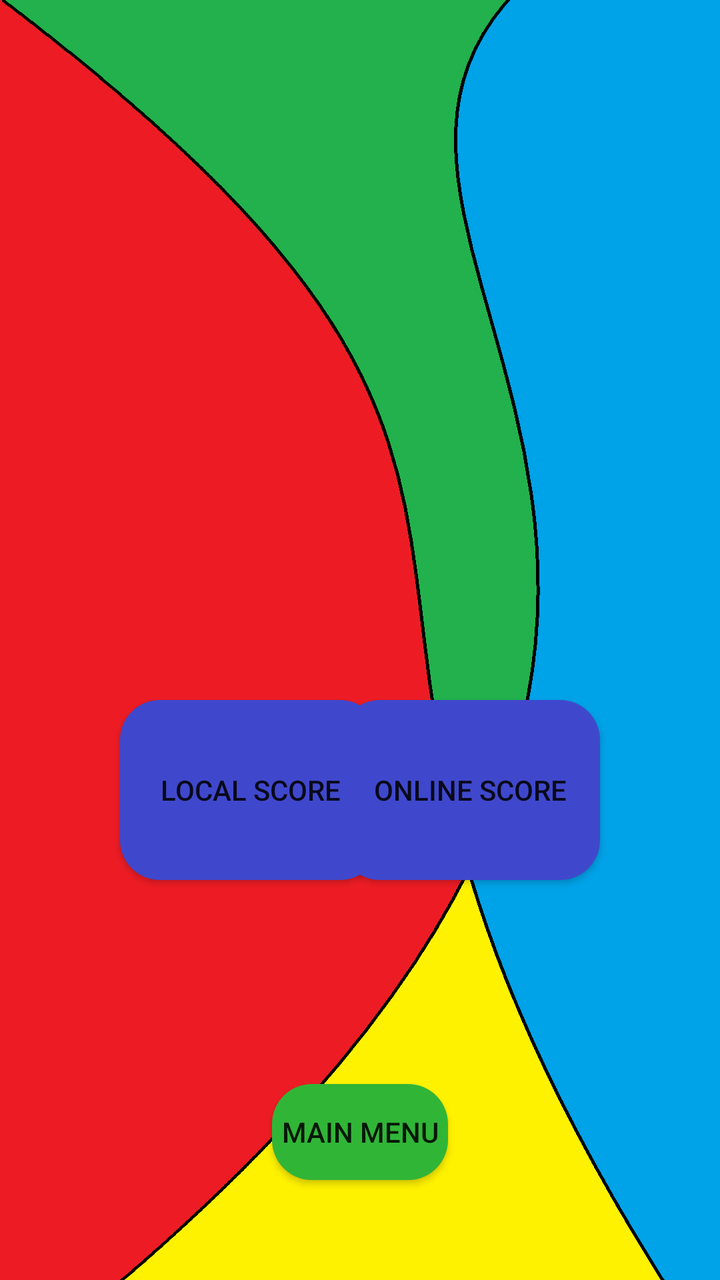
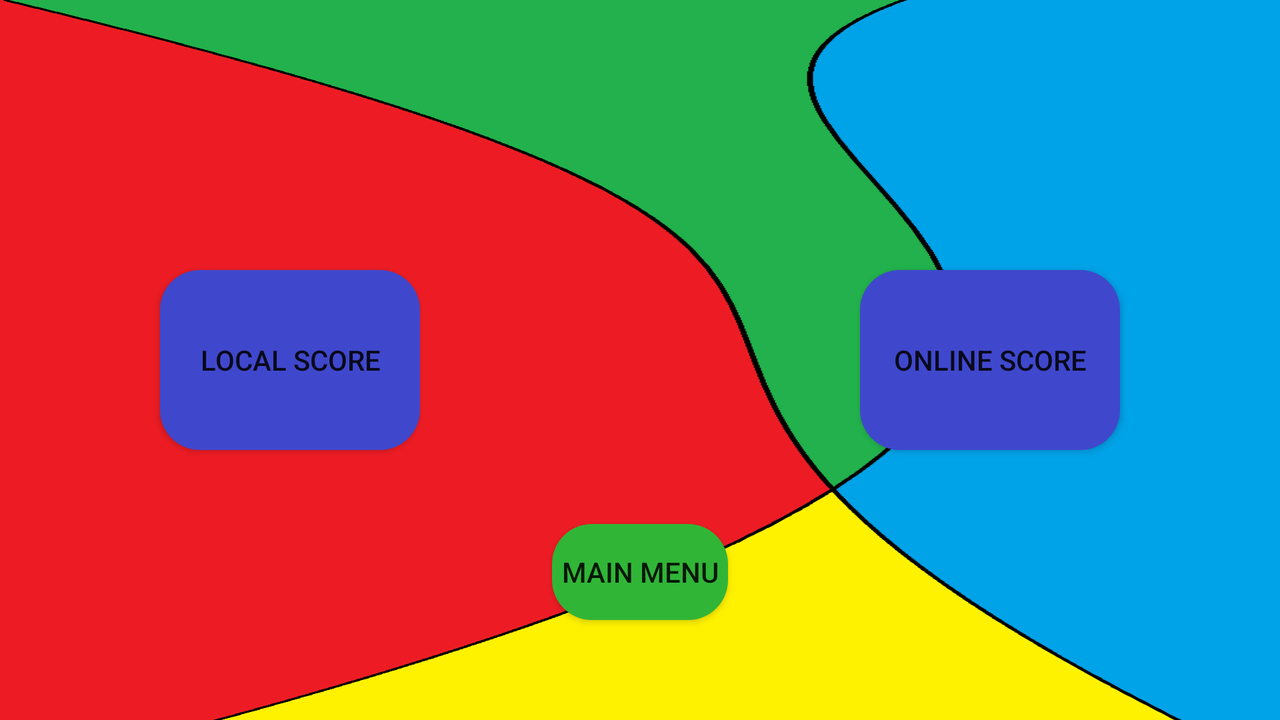

Two renders of one Android screen. The first uses the default layout on a phone; the second uses the alternative layout the repository ships for a different screen configuration, on a matching device. The two XML files are below.
<!-- AndroidManifest.xml: application theme Theme.SemestralnaPraca_Skvarna -->
<!-- res/layout/fragment_menu_score.xml -->
<?xml version="1.0" encoding="utf-8"?>
<androidx.constraintlayout.widget.ConstraintLayout xmlns:android="http://schemas.android.com/apk/res/android"
    xmlns:app="http://schemas.android.com/apk/res-auto"
    xmlns:tools="http://schemas.android.com/tools"
    android:id="@+id/frameLayout"
    android:layout_width="match_parent"
    android:layout_height="match_parent"
    android:background="@drawable/main_menu"
    tools:context=".fragment.MenuScoreFragment">

    <Button
        android:id="@+id/btnLocalScore"
        android:layout_width="130dp"
        android:layout_height="90dp"
        android:layout_marginStart="60dp"
        android:background="@drawable/btn_dark_blue"
        android:text="@string/local_score"
        app:layout_constraintBottom_toBottomOf="@+id/btnOnlineScore"
        app:layout_constraintStart_toStartOf="parent" />

    <Button
        android:id="@+id/btnOnlineScore"
        android:layout_width="130dp"
        android:layout_height="90dp"
        android:layout_marginTop="350dp"
        android:layout_marginEnd="60dp"
        android:background="@drawable/btn_dark_blue"
        android:text="@string/online_score"
        app:layout_constraintEnd_toEndOf="parent"
        app:layout_constraintTop_toTopOf="parent" />

    <Button
        android:id="@+id/btnMainMenu"
        android:layout_width="wrap_content"
        android:layout_height="wrap_content"
        android:layout_marginBottom="50dp"
        android:background="@drawable/btn_green"
        android:text="@string/main_menu"
        app:layout_constraintBottom_toBottomOf="parent"
        app:layout_constraintEnd_toEndOf="parent"
        app:layout_constraintStart_toStartOf="parent" />

</androidx.constraintlayout.widget.ConstraintLayout>
<!-- resources referenced by this layout -->
<resources>
  <!-- drawable btn_dark_blue (drawable) -->
  <?xml version="1.0" encoding="utf-8"?>
  <selector xmlns:android="http://schemas.android.com/apk/res/android">
      <item android:state_pressed="false" android:drawable="@drawable/btn_dark_blue_normal" />
      <item android:state_pressed="true" android:drawable="@drawable/btn_dark_blue_pressed" />
  </selector>
  <!-- drawable btn_green (drawable) -->
  <?xml version="1.0" encoding="utf-8"?>
  <selector xmlns:android="http://schemas.android.com/apk/res/android">
      <item android:state_pressed="false" android:drawable="@drawable/btn_green_normal" />
      <item android:state_pressed="true" android:drawable="@drawable/btn_green_pressed" />
  </selector>
  <!-- drawable main_menu: jpg bitmap (drawable, 21557 bytes) -->
  <string name="local_score">Local Score</string>
  <string name="main_menu">Main menu</string>
  <string name="online_score">Online Score</string>
  <style name="Theme.SemestralnaPraca_Skvarna" parent="Theme.AppCompat.Light.NoActionBar">
          
          <item name="colorPrimary">@color/purple_500</item>
          <item name="colorPrimaryVariant">@color/purple_700</item>
          <item name="colorOnPrimary">@color/white</item>
          
          <item name="colorSecondary">@color/teal_200</item>
          <item name="colorSecondaryVariant">@color/teal_700</item>
          <item name="colorOnSecondary">@color/black</item>
          
          <item name="android:statusBarColor">?attr/colorPrimaryVariant</item>
          
      </style>
  <!-- drawable btn_dark_blue_normal (drawable) -->
  <?xml version="1.0" encoding="utf-8"?>
  <shape xmlns:android="http://schemas.android.com/apk/res/android">
  
      <solid android:color="#3F48CC"/>
      <corners android:radius="20dp"/>
  </shape>
  <!-- drawable btn_dark_blue_pressed (drawable) -->
  <?xml version="1.0" encoding="utf-8"?>
  <shape xmlns:android="http://schemas.android.com/apk/res/android">
  
      <solid android:color="#171D59"/>
      <corners android:radius="20dp"/>
  </shape>
  <!-- drawable btn_green_normal (drawable) -->
  <?xml version="1.0" encoding="utf-8"?>
  <shape xmlns:android="http://schemas.android.com/apk/res/android">
  
      <solid android:color="#31B537"/>
      <corners android:radius="20dp"/>
  </shape>
  <!-- drawable btn_green_pressed (drawable) -->
  <?xml version="1.0" encoding="utf-8"?>
  <shape xmlns:android="http://schemas.android.com/apk/res/android">
  
      <solid android:color="#18651B"/>
      <corners android:radius="20dp"/>
  </shape>
</resources>
<!-- res/layout-land/fragment_menu_score.xml (the repository's variant of the layout above) -->
<!-- drawn on the phone turned sideways -->
<?xml version="1.0" encoding="utf-8"?>
<androidx.constraintlayout.widget.ConstraintLayout xmlns:android="http://schemas.android.com/apk/res/android"
    xmlns:app="http://schemas.android.com/apk/res-auto"
    xmlns:tools="http://schemas.android.com/tools"
    android:id="@+id/frameLayout"
    android:layout_width="match_parent"
    android:layout_height="match_parent"
    android:background="@drawable/main_menu"
    tools:context=".fragment.MenuScoreFragment">

    <Button
        android:id="@+id/btnLocalScore"
        android:layout_width="130dp"
        android:layout_height="90dp"
        android:layout_marginStart="80dp"
        android:background="@drawable/btn_dark_blue"
        android:text="@string/local_score"
        app:layout_constraintBottom_toBottomOf="@+id/btnOnlineScore"
        app:layout_constraintStart_toStartOf="parent" />

    <Button
        android:id="@+id/btnOnlineScore"
        android:layout_width="130dp"
        android:layout_height="90dp"
        android:layout_marginEnd="80dp"
        android:background="@drawable/btn_dark_blue"
        android:text="@string/online_score"
        app:layout_constraintBottom_toBottomOf="parent"
        app:layout_constraintEnd_toEndOf="parent"
        app:layout_constraintTop_toTopOf="parent" />

    <Button
        android:id="@+id/btnMainMenu"
        android:layout_width="wrap_content"
        android:layout_height="wrap_content"
        android:layout_marginBottom="50dp"
        android:background="@drawable/btn_green"
        android:text="@string/main_menu"
        app:layout_constraintBottom_toBottomOf="parent"
        app:layout_constraintEnd_toEndOf="parent"
        app:layout_constraintStart_toStartOf="parent" />

</androidx.constraintlayout.widget.ConstraintLayout>
